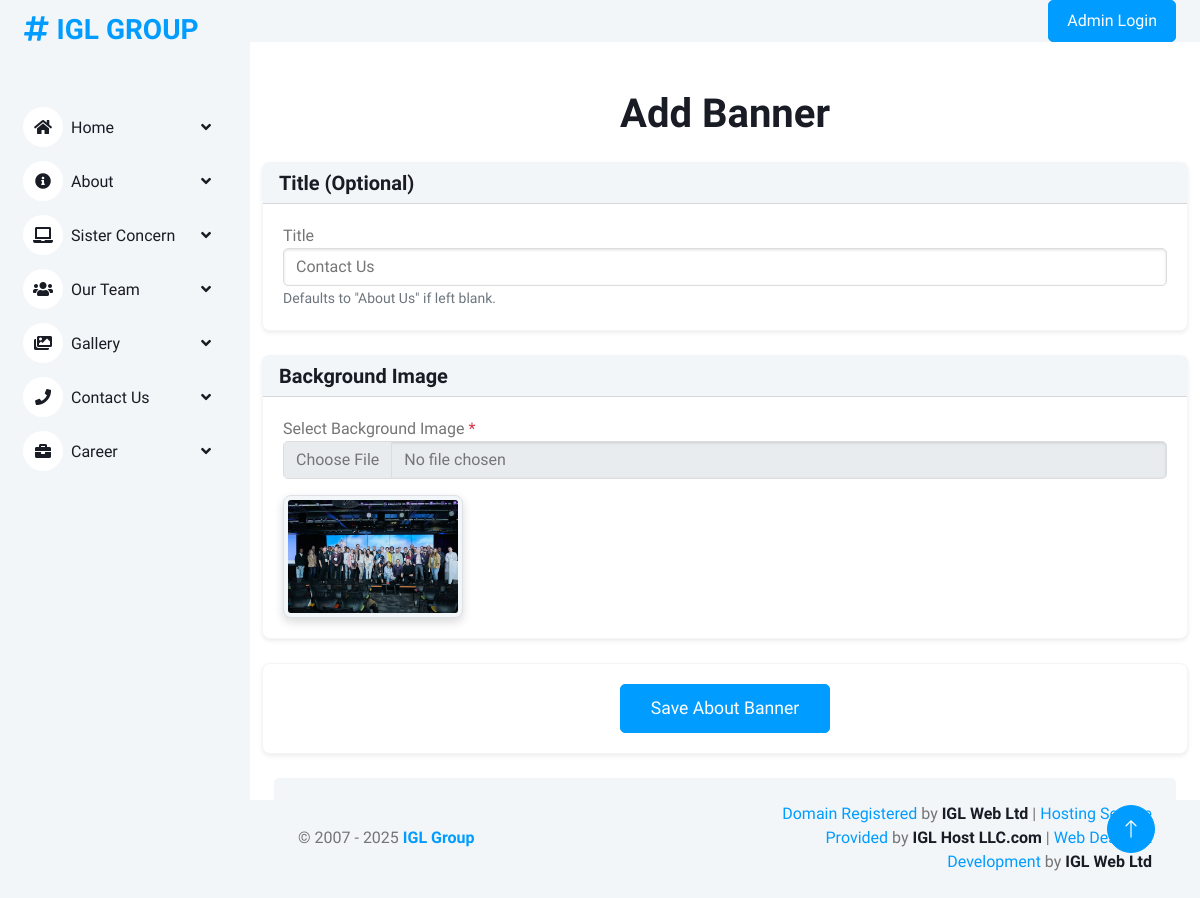
The page /contact-banner/ on the database its author committed.
### igl/models.py (models this page shows, shortened)
class ContactBanner(models.Model):
    title = models.CharField(max_length=255, default="Contact Us")
    background_image = models.ImageField(upload_to='banners/')

### igl/admin_views.py (the view, shortened to what this page needs)
# urls.py: path('contact-banner/', admin_views.contact_banner_form, name='contact_banner_form'),
def contact_banner_form(request):
    try:
        banner = ContactBanner.objects.first()  # Get the first banner (or None if no banner exists)
    except ContactBanner.DoesNotExist:
        banner = None
    return render(request, 'backend/contact_banner_form.html', {'banner': banner})

### igl/context_processors.py (called while the page is built)
def global_context(request):
    logo = Logo.objects.filter(is_active=True).first()
    menus = NavMenu.objects.filter(is_active=True)
    sister_concerns = SisterConcern.objects.all()
    return {
        'logo': logo,
        'menus': menus,
        'sister_concerns': sister_concerns,
    }

### igl/templates/backend/contact_banner_form.html (shortened to what this page needs)
{% extends "backend/base.html" %}
{% load static %}
{% block content %}
<div class="container mt-5">
    <div class="mb-4 text-center">
        <h1>Add  Banner</h1>
    </div>
    <div class="row justify-content-center">
        <div class="col-lg-12">
            <form method="post" enctype="multipart/form-data">
                <div class="card mb-4 shadow-sm border-light">
                    <div class="card-header bg-light">
                        <h5 class="mb-0">Title (Optional)</h5>
                    </div>
                    <div class="card-body">
                        <div class="form-group">
                            <label for="title" class="font-weight-bold">Title</label>
                            <input class="form-control" name="title" id="title" type="text"
                                   value="{{ banner.title|default:'About Us' }}" placeholder="About Us">
                            <small class="form-text text-muted">Defaults to "About Us" if left blank.</small>
                        </div>
                    </div>
                </div>
                <div class="card mb-4 shadow-sm border-light">
                    <div class="card-header bg-light">
                        <h5 class="mb-0">Background Image</h5>
                    </div>
                    <div class="card-body">
                        <div class="form-group">
                            <label for="background_image" class="font-weight-bold">Select Background Image</label>
                            <span class="text-danger">*</span>
                            <input class="form-control" name="background_image" id="background_image" type="file">
                            {% if banner and banner.background_image %}
                                <div class="mt-3">
                                    <img src="{{ banner.background_image.url }}" alt="Background Image"
                                         class="img-thumbnail" style="max-width: 180px; height: auto; object-fit: cover;">
                                </div>
                            {% endif %}
                        </div>
                    </div>
                </div>
                <div class="card shadow-sm border-light">
                    <div class="card-body text-center">
                        <button type="submit" class="btn btn-primary btn-lg custom-btn">Save About Banner</button>
                    </div>
                </div>
            </form>
        </div>
    </div>
</div>
{% endblock content %}

### igl/static/backend/css/style.css (style rules this page uses)
:root { --primary: #009CFF; --light: #F3F6F9; --dark: #191C24; }
.btn { transition: .5s; }
.btn.btn-primary { color: #FFFFFF; }

### igl/templates/backend/contact_banner_form.html (style rules this page uses)
.card { border-radius: 8px; box-shadow: 0 4px 10px rgba(0, 0, 0, 0.1); }
.card-header { background-color: #f8f9fa; font-size: 1.1rem; font-weight: 600; }
.card-body { padding: 20px; }
.custom-btn { padding: 10px 30px; font-size: 1.1rem; border-radius: 5px; transition: all 0.3s ease; }
.form-control { border-radius: 5px; border: 1px solid #ddd; box-shadow: inset 0 1px 3px rgba(0, 0, 0, 0.12); transition: border 0.3s ease; }
.img-thumbnail { border-radius: 8px; box-shadow: 0 4px 10px rgba(0, 0, 0, 0.15); }

### rows shown on the page
ContactBanner: title "Contact Us", background_image (picture)
